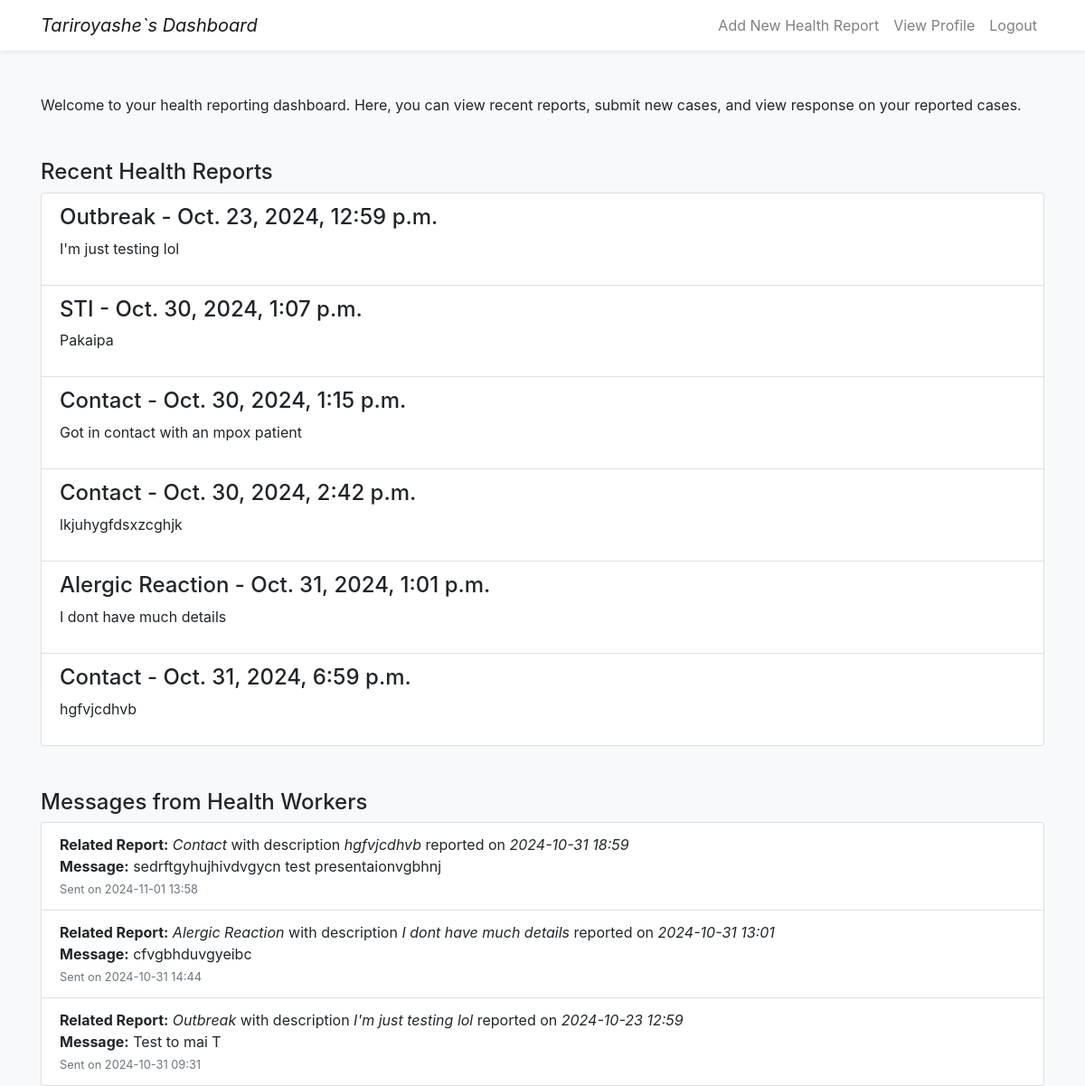
Page /dashboard/ (signed in) on the committed database.
### reports/models.py (models this page shows, shortened)
class HealthReport(models.Model):
    user = models.ForeignKey(User, on_delete=models.SET_NULL, null=True, blank=True)
    incident_type = models.ForeignKey(IncidentType, on_delete=models.CASCADE)
    symptoms = models.ManyToManyField(Symptom)
    location = models.ForeignKey(Location, on_delete=models.CASCADE)
    description = models.TextField()
    date_reported = models.DateTimeField(auto_now_add=True)
    resolved = models.BooleanField(default=False)
    is_verified = models.BooleanField(default=False)

class IncidentType(models.Model):
    name = models.CharField(max_length=50)
    description = models.TextField(blank=True)
    def __str__(self):
        return self.name

class SystemContact(models.Model):
    reporter = models.ForeignKey(User, on_delete=models.CASCADE)
    health_report = models.ForeignKey(HealthReport, on_delete=models.CASCADE)
    message = models.TextField()
    date_sent = models.DateTimeField(auto_now_add=True)

### reports/views.py (the view)
# urls.py: path('dashboard/', views.dashboard, name='dashboard'),
@login_required
def dashboard(request):
    user_profile = get_object_or_404(UserProfile, user=request.user)
    reports = HealthReport.objects.filter(user=request.user)
    messages = SystemContact.objects.filter(reporter=request.user).select_related('health_report').order_by('-date_sent')
    content = {
        'reports': reports,
        'user_profile': user_profile,
        'messages': messages,
    }
    return render(request, 'reports/dashboard.html', content)

### reports/templates/reports/dashboard.html (shortened to what this page needs)
{% load custom_filters %}
{% load static %}
<!DOCTYPE html>
<html lang="en">
<head>
    <link href="{% static 'css/localversionBootstrap.css' %}" rel="stylesheet">
</head>
<body class="bg-light">
    <nav class="navbar navbar-expand-lg navbar-light bg-white shadow-sm">
        <div class="container">
            <a class="navbar-brand" href="#"><i>{{ user.first_name }}`s Dashboard</i>
            </a>
            <div class="collapse navbar-collapse" id="navbarNav">
                <ul class="navbar-nav ml-auto">
                    <li class="nav-item">
                        <a href="{% url 'submit_report' %}" class="nav-link">Add New Health Report</a>
                    </li>
                    <li class="nav-item">
                        <a href="{% url 'profile' %}" class="nav-link">View Profile</a>
                    </li>
                    <li class="nav-item">
                        <a href="#" class="nav-link"
                        onclick="if (confirmAction('Are you sure you want to logout?')) { document.getElementById('logoutform').submit(); }">
                         Logout
                     </a>
                      </li>
                </ul>
            </div>
        </div>
    </nav>
    <div class="container mt-5">
        <p>Welcome to your health reporting dashboard. Here, you can view recent reports, submit new cases, and view response on your reported cases.</p>
        <div class="mt-5">
            <h4>Recent Health Reports</h4>
            <ul class="list-group">
                {% for report in reports %}
                    <li class="list-group-item">
                        <h4>{{ report.incident_type }} - {{ report.date_reported }}</h4>
                        <p>{{ report.description }}</p>
                    </li>
                {% empty %}
                    <li class="list-group-item">No recent reports available.</li>
                {% endfor %}
            </ul>
        </div>
        <div class="mt-5">
            <h4>Messages from Health Workers</h4>
            <ul class="list-group">
                {% for message in messages %}
                    <li class="list-group-item">
                        <strong>Related Report:</strong> <i>{{ message.health_report.incident_type.name }}</i> with description <i>{{message.health_report.description}}</i> reported on <i>{{message.health_report.date_reported |date:"Y-m-d H:i"}}</i><br>
                        <strong>Message:</strong> {{ message.message }}<br>
                        <small class="text-muted">Sent on {{ message.date_sent|date:"Y-m-d H:i" }}</small>
                    </li>
                {% empty %}
                    <li class="list-group-item">No messages available.</li>
                {% endfor %}
            </ul>
        </div>
    </div>
</body>
</html>

### rows in the picture
HealthReport: incident_type "Outbreak", date_reported "Oct. 23, 2024, 12:59 p.m.", description "I'm just testing lol"
HealthReport: incident_type "STI", date_reported "Oct. 30, 2024, 1:07 p.m.", description "Pakaipa"
HealthReport: incident_type "Contact", date_reported "Oct. 30, 2024, 1:15 p.m.", description "Got in contact with an mpox patient"
HealthReport: incident_type "Contact", date_reported "Oct. 30, 2024, 2:42 p.m.", description "lkjuhygfdsxzcghjk"
HealthReport: incident_type "Alergic Reaction", date_reported "Oct. 31, 2024, 1:01 p.m.", description "I dont have much details"
HealthReport: incident_type "Contact", date_reported "Oct. 31, 2024, 6:59 p.m.", description "hgfvjcdhvb"
SystemContact: health_report.incident_type.name "Contact", health_report.description "hgfvjcdhvb", health_report.date_reported "2024-10-31 18:59", message "sedrftgyhujhivdvgycn test presentaionvgbhnj", date_sent "2024-11-01 13:58"
SystemContact: health_report.incident_type.name "Alergic Reaction", health_report.description "I dont have much details", health_report.date_reported "2024-10-31 13:01", message "cfvgbhduvgyeibc", date_sent "2024-10-31 14:44"
SystemContact: health_report.incident_type.name "Outbreak", health_report.description "I'm just testing lol", health_report.date_reported "2024-10-23 12:59", message "Test to mai T", date_sent "2024-10-31 09:31"

### other values in the picture
{{ user.first_name }} "Tariroyashe"
